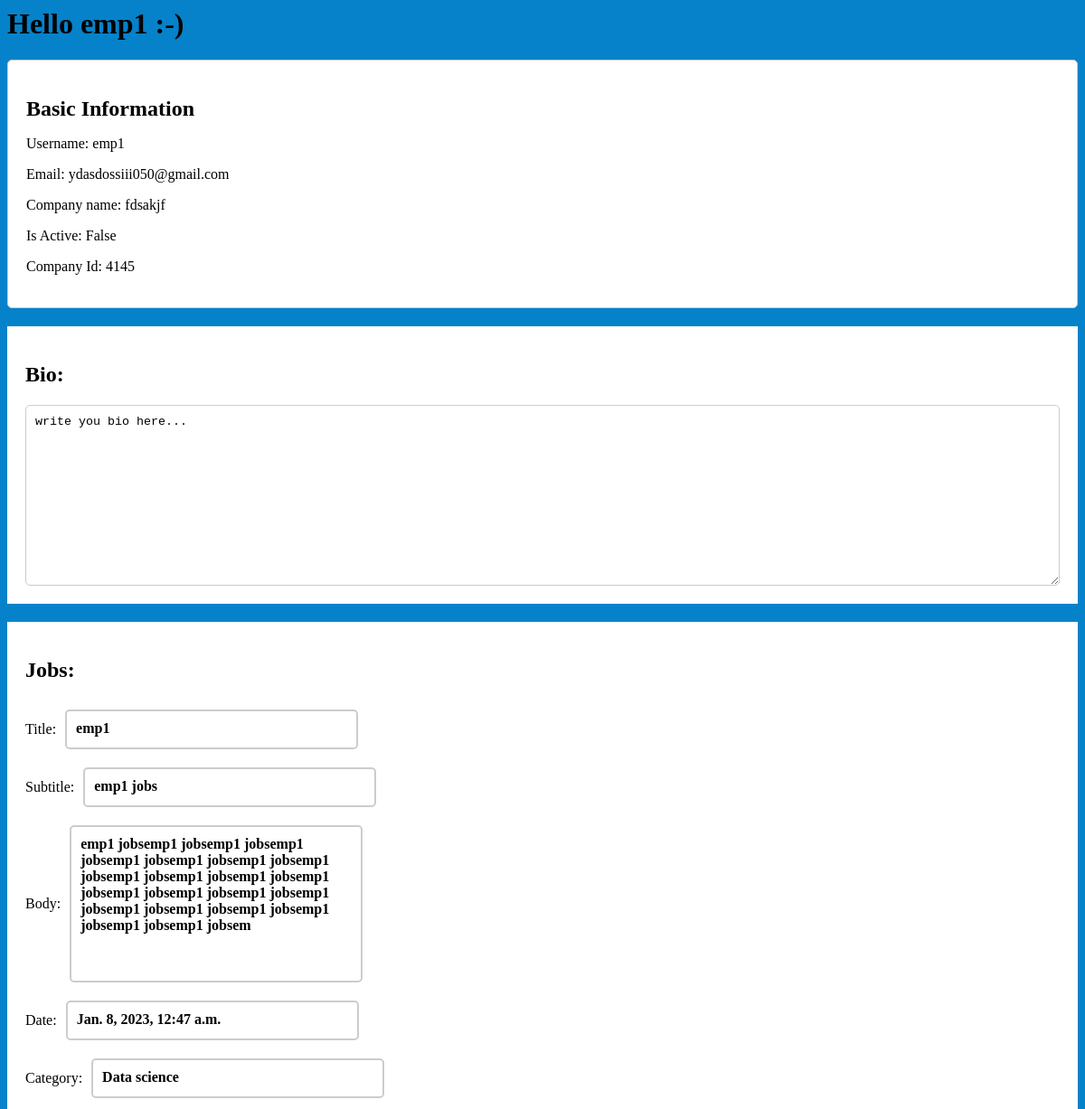
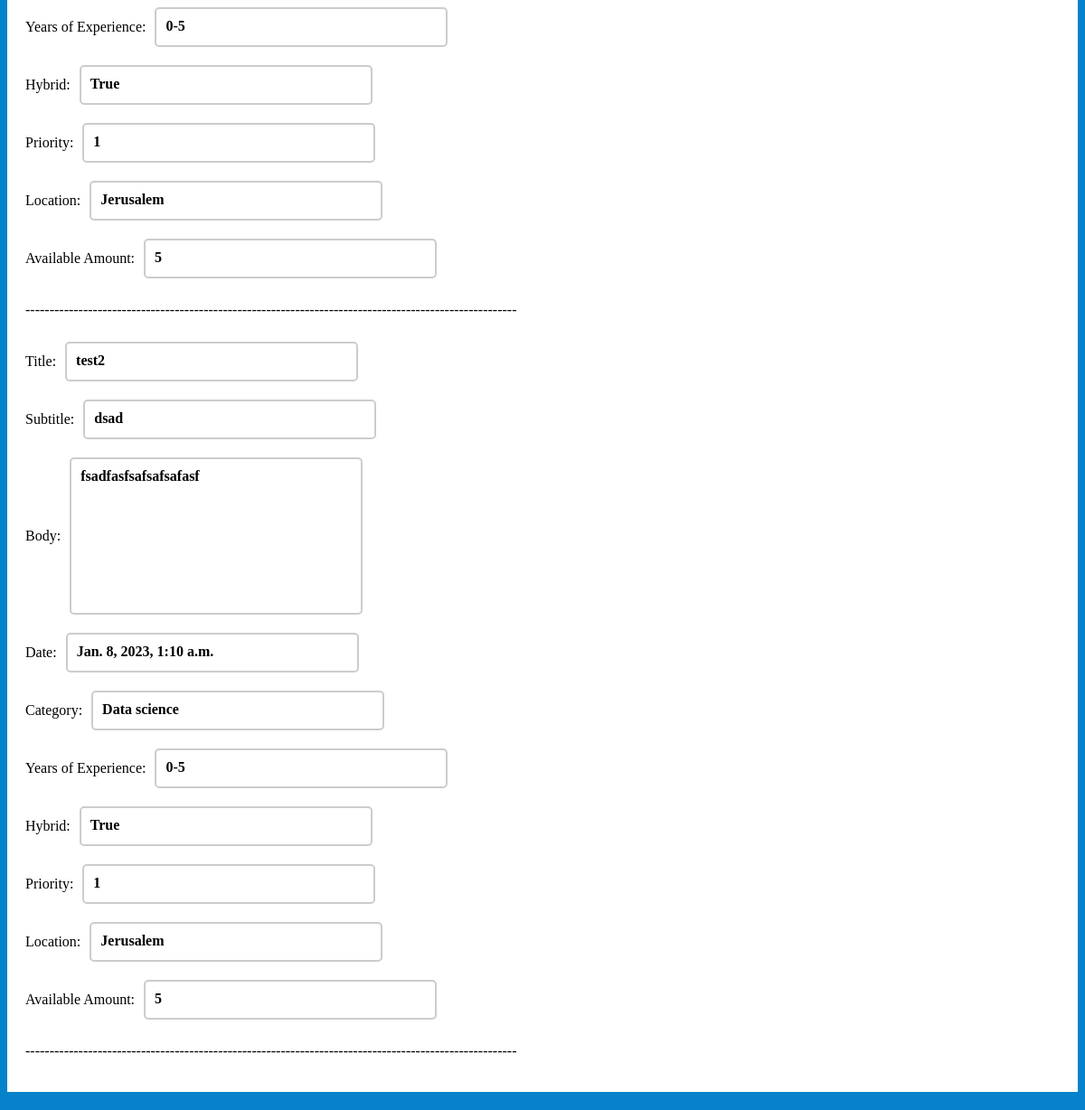
Page /users/Profile/emp1/ on the earlier database version (2 pictures, top to bottom).
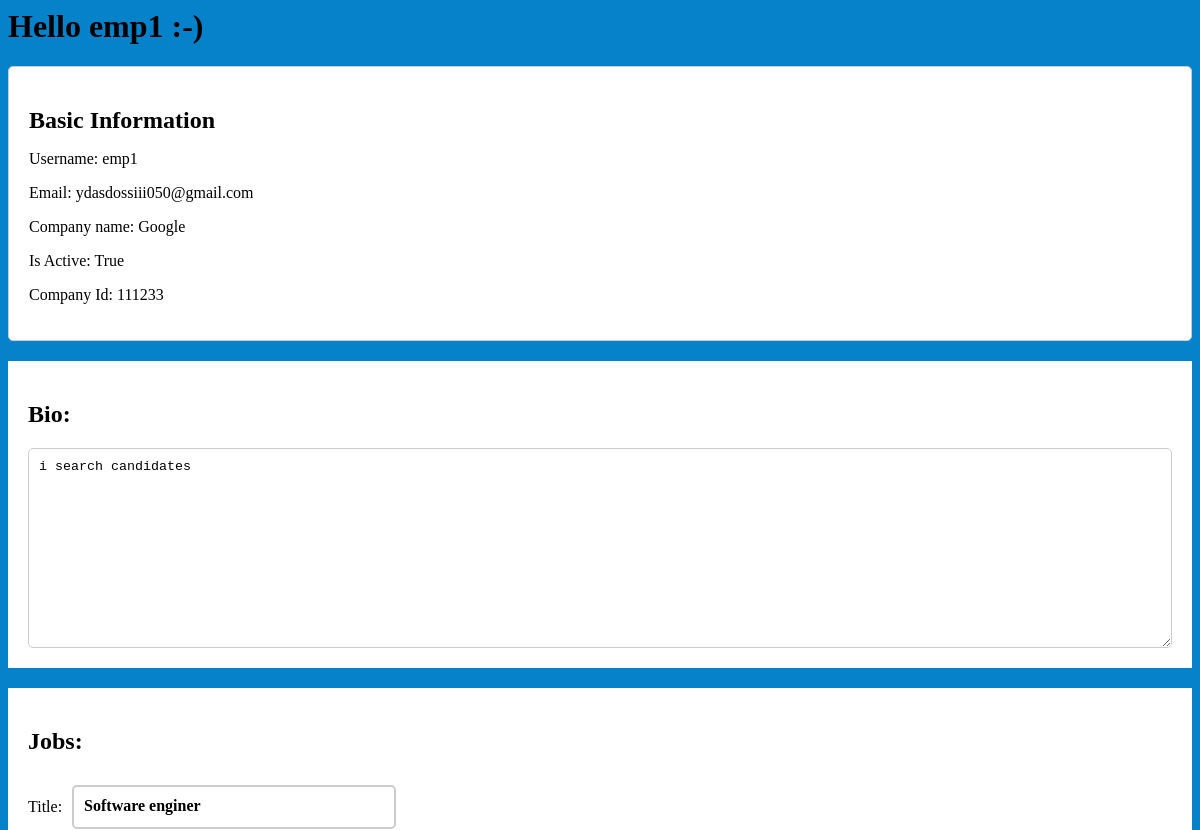
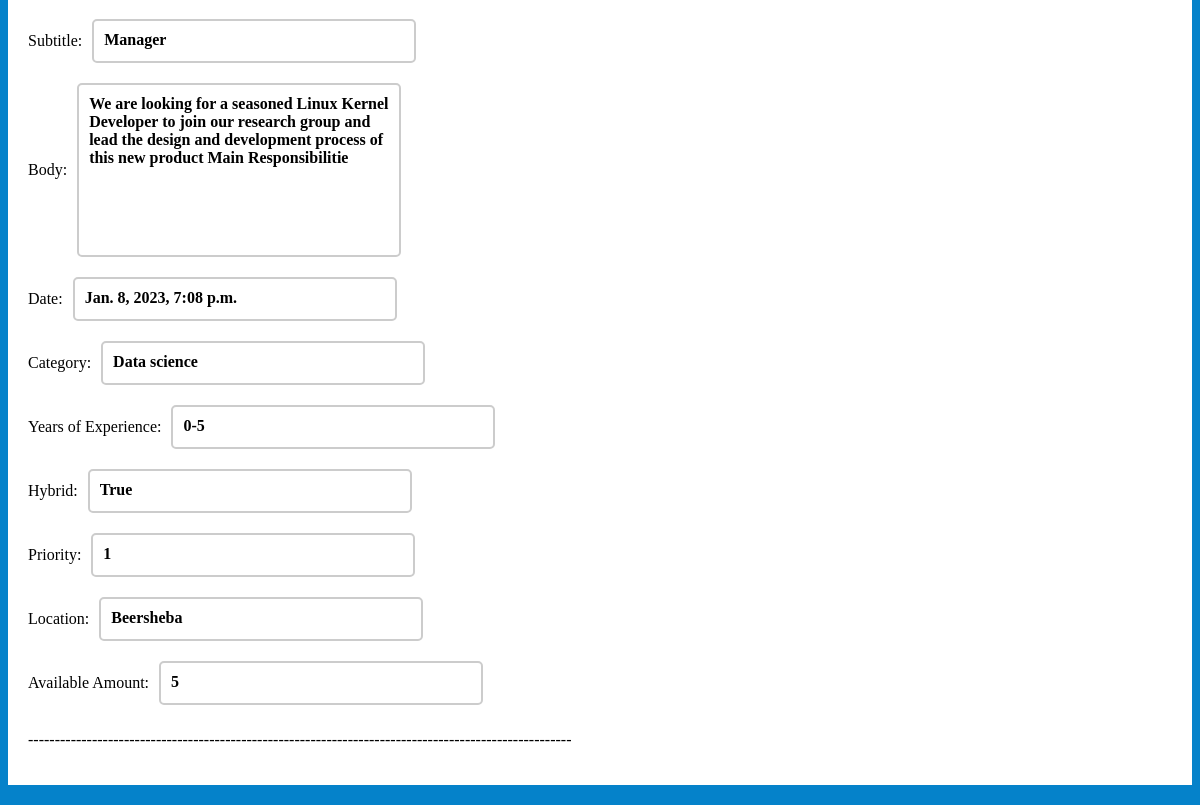
Same page on the later database version (2 pictures, top to bottom).
### users/models.py (models this page shows, shortened)
class Employer(models.Model):
    user = models.OneToOneField(User, on_delete=models.CASCADE)
    email = models.EmailField(unique=True)
    username=models.CharField(max_length=50)
    CompanyName = models.CharField(max_length=255)
    employer_id = models.CharField(max_length=200,unique=True)
    is_employer = models.BooleanField(default=True)
    bios=models.TextField(blank=True,default="write you bio here...")
    USERNAME_FIELD='username'

### jobs/models.py (models this page shows, shortened)
class Upload(models.Model): #The dataBase knows to create a table for this model
    title=models.CharField(max_length=60,null=True)
    subTitle=models.CharField(max_length=100)
    slug=models.SlugField(unique=True)
    body=models.TextField(max_length=200)
    date=models.DateTimeField(auto_now_add=True) #automaticly applied
    category = models.IntegerField(choices=FIELD_CHOICES, default=1)
    salaryRange = models.IntegerField(choices=SALARY_CHOICES, default=1)
    yearsexp = models.IntegerField(choices=YEARS_CHOICES, default=1)
    education=models.CharField(max_length=60,null=True)
    time=models.IntegerField(choices=TIME_CHOICES, default=1)
    hybrid=models.BooleanField(default=True)
    priority=models.IntegerField(choices=PRIORITY_CHOICES,default=1)
    owner=models.ForeignKey(Employer, on_delete=models.CASCADE, default=1, related_name='employer')
    location=models.IntegerField(choices=CITIES, default=1)
    availableAmount = models.DecimalField(max_digits=2, decimal_places=0, default=Decimal('5'))
    notification=models.DecimalField(max_digits=3 ,decimal_places=0, default=Decimal('5'))
    applycandiadteuser = models.ManyToManyField(Candidate, blank=True, null=True)
    def __str__(self):
        return self.title

### users/views.py (the view)
# urls.py: path('Profile/<str:username>/',views.user_profile,name="Profile"),
def user_profile(request, username):
    user = get_object_or_404(User, username=username)
    try:
        if user.employer.is_employer==True:
            employer = user.employer
            tick=Ticket.objects.all()
            job=Upload.objects.all()
            print("--------->"+str(job))
            context = {'employer': employer,'tick':tick,'job':job}
            return render(request, 'employer_profile.html', context)
    except:
        if user.candidate.is_candidate==True:
            candidate = user.candidate
            candidatecv = candidate.cvcandidate
            jobs=Upload.objects.all()
            tick=Ticket.objects.all()
            context = {'candidate': candidate,'candidatecv': candidatecv,'tick':tick,'jobs':jobs}
            return render(request, 'candidate_profile.html', context)

### users/templates/employer_profile.html (shortened to what this page needs)
<h1>Hello {{ employer.user.username }} :-)</h1>
<div class="profile-info">
    <h2>Basic Information</h2>
    <p>Username: {{ employer.user.username }}</p>
    <p>Email: {{ employer.user.email }}</p>
    <p>Company name: {{ employer.CompanyName }}</p>
    <p>Is Active: {{ employer.user.is_active }}</p>
    <p>Company Id: {{ employer.employer_id }}</p>
</div>
<div class="profile-bio">
    <h2>Bio:</h2>
    <textarea readonly>{{ employer.bios }}</textarea>
    <br>
    </div>
<div class="profile-bio">
    <h2>Jobs:</h2>
    {% for j in job %}
        <div class="label-value">
            <span class="label">Title:</span>
            <div class="label-box">{{ j.title }}</div>
            </div>
            <div class="label-value">
            <span class="label">Subtitle:</span>
            <div class="label-box">{{ j.subTitle }}</div>
            </div>
            <div class="label-value">
            <span class="label">Body:</span>
            <div class="label3-box">{{ j.body }}</div>
            </div>
            <div class="label-value">
            <span class="label">Date:</span>
            <div class="label-box">{{ j.date }}</div>
            </div>
            <div class="label-value">
            <span class="label">Category:</span>
            <div class="label-box">{{ j.get_category_display }}</div>
            </div>
            <div class="label-value">
            <span class="label">Years of Experience:</span>
            <div class="label-box">{{ j.get_yearsexp_display }}</div>
            </div>
            <div class="label-value">
            <span class="label">Hybrid:</span>
            <div class="label-box">{{ j.hybrid }}</div>
            </div>
            <div class="label-value">
            <span class="label">Priority:</span>
            <div class="label-box">{{ j.priority }}</div>
            </div>
            <div class="label-value">
            <span class="label">Location:</span>
            <div class="label-box">{{ j.get_location_display }}</div>
            </div>
            <div class="label-value">
            <span class="label">Available Amount:</span>
            <div class="label-box">{{ j.availableAmount }}</div>
            </div>
            <p>------------------------------------------------------------------------------------------------------</p>
            {% endfor %}
    </div>

### users/templates/employer_profile.html (style rules this page uses)
.profile-info { margin: 20px 0; border: 1px solid #ccc; border-radius: 5px; padding: 20px; background-color: #fff; }
.profile-info h2 { margin-bottom: 10px; }
.profile-bio { margin: 20px 0; padding: 20px; background-color: #fff; }
.profile-bio textarea { width: 100%; height: 200px; border: 1px solid #ccc; border-radius: 5px; padding: 10px; }
.label-value { display: flex; align-items: center; }
.label-box { border: 2px solid #ccc; border-radius: 5px; padding: 10px; margin: 10px; font-weight: bold; width: 300px; height: 20px; }
.label3-box { border: 2px solid #ccc; border-radius: 5px; padding: 10px; margin: 10px; font-weight: bold; width: 300px; height: 150px; }

Differences in the rows shown:
removed Upload: title "emp1", subTitle "emp1 jobs", body "emp1 jobsemp1 jobsemp1 jobsemp1 jobsemp1 jobsemp1 jobsemp1 jobsemp1 jobsemp1 jobsemp1 jobsemp1 jobsemp1 jobsemp1 jobsemp1 jobsemp1 jobsemp1 jobsemp1 jobsemp1 jobsemp1 jobsemp1 jobsemp1 jobsemp1 jobsem", date "Jan. 8, 2023, 12:47 a.m.", category "Data science", yearsexp "0-5", hybrid "True", priority "1", location "Jerusalem", availableAmount "5"
removed Upload: title "test2", subTitle "dsad", body "fsadfasfsafsafsafasf", date "Jan. 8, 2023, 1:10 a.m.", category "Data science", yearsexp "0-5", hybrid "True", priority "1", location "Jerusalem", availableAmount "5"
changed Employer "emp1": CompanyName "fdsakjf" → "Google"; user.is_active "False" → "True"; employer_id "4145" → "111233"; bios "write you bio here..." → "i search candidates"
added Upload: title "Software enginer", subTitle "Manager", body "We are looking for a seasoned Linux Kernel Developer to join our research group and lead the design and development process of this new product Main Responsibilitie", date "Jan. 8, 2023, 7:08 p.m.", category "Data science", yearsexp "0-5", hybrid "True", priority "1", location "Beersheba", availableAmount "5"
